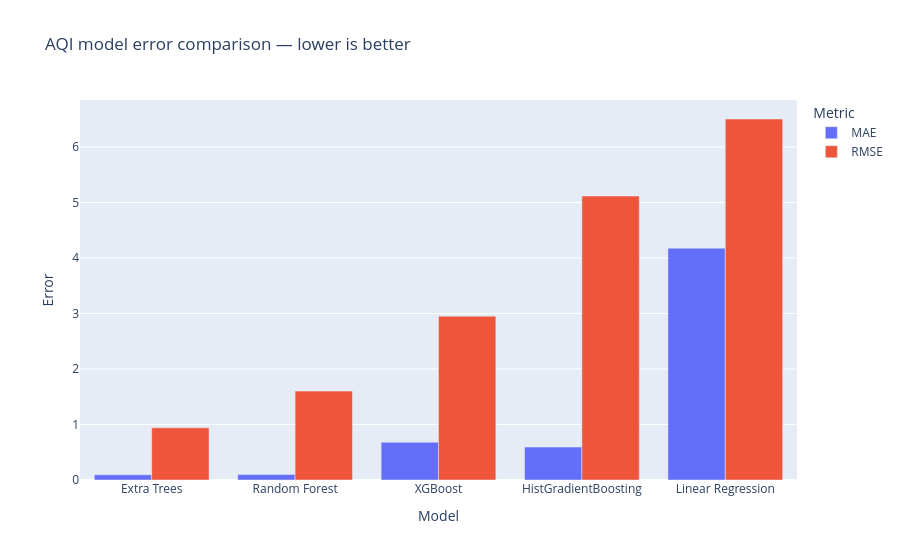
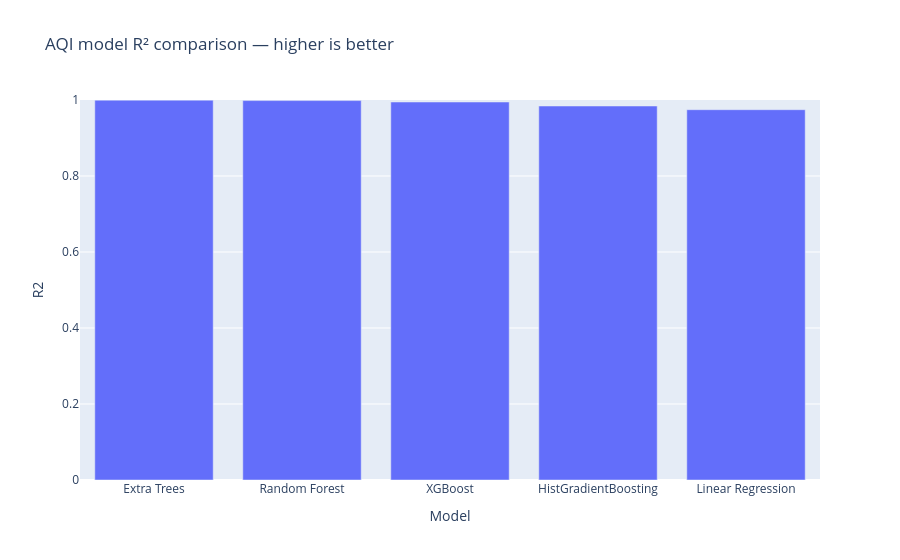

Notebook source saved alongside these figures, in order:
### Markdown cell above
## 6. AQI regression — train and compare models

### Code cell
aqi_clean = aqi.dropna(subset=["aqi value"]).copy()
X_aqi = aqi_clean[pollutants]
y_aqi = aqi_clean["aqi value"]
X_aqi_train, X_aqi_test, y_aqi_train, y_aqi_test = train_test_split(
    X_aqi, y_aqi, test_size=0.20, random_state=RANDOM_STATE
)

aqi_models = {
    "Linear Regression": LinearRegression(),
    "Random Forest": RandomForestRegressor(n_estimators=300, min_samples_leaf=2, random_state=RANDOM_STATE, n_jobs=-1),
    "Extra Trees": ExtraTreesRegressor(n_estimators=300, min_samples_leaf=2, random_state=RANDOM_STATE, n_jobs=-1),
    "HistGradientBoosting": HistGradientBoostingRegressor(random_state=RANDOM_STATE)
}
if XGBOOST_AVAILABLE:
    aqi_models["XGBoost"] = XGBRegressor(n_estimators=500, max_depth=5, learning_rate=0.04,
        subsample=0.9, colsample_bytree=0.9, objective="reg:squarederror", reg_lambda=1.0,
        random_state=RANDOM_STATE, n_jobs=-1)

aqi_fitted, aqi_rows, aqi_predictions = {}, [], {}
for name, estimator in aqi_models.items():
    pipe = Pipeline([("imputer", SimpleImputer(strategy="median")), ("model", estimator)])
    pipe.fit(X_aqi_train, y_aqi_train)
    pred = pipe.predict(X_aqi_test)
    aqi_fitted[name] = pipe
    aqi_predictions[name] = pred
    aqi_rows.append({"Model": name, "MAE": mean_absolute_error(y_aqi_test, pred),
                     "RMSE": mean_squared_error(y_aqi_test, pred) ** 0.5, "R2": r2_score(y_aqi_test, pred)})
aqI_scores = pd.DataFrame(aqi_rows).sort_values("RMSE")
display(aqI_scores.style.format({"MAE":"{:.3f}", "RMSE":"{:.3f}", "R2":"{:.4f}"}))
fig = px.bar(aqI_scores.melt(id_vars="Model", value_vars=["MAE", "RMSE"], var_name="Metric", value_name="Error"),
    x="Model", y="Error", color="Metric", barmode="group", title="AQI model error comparison — lower is better")
fig.show()
fig = px.bar(aqI_scores, x="Model", y="R2", title="AQI model R² comparison — higher is better", range_y=[0,1])
fig.show()

### Figure 1 — Plotly figure (JSON) as saved in the notebook; plotly's stock layout.template omitted (floating-point values rounded to 4 significant figures)
{"data": [{"alignmentgroup": "True", "hovertemplate": "Metric=MAE<br>Model=%{x}<br>Error=%{y}<extra></extra>", "legendgroup": "MAE", "marker": {"color": "#636efa", "pattern": {"shape": ""}}, "name": "MAE", "offsetgroup": "MAE", "orientation": "v", "showlegend": true, "textposition": "auto", "type": "bar", "x": ["Extra Trees", "Random Forest", "XGBoost", "HistGradientBoosting", "Linear Regression"], "xaxis": "x", "y": [0.09258, 0.1004, 0.6795, 0.5935, 4.177], "yaxis": "y"}, {"alignmentgroup": "True", "hovertemplate": "Metric=RMSE<br>Model=%{x}<br>Error=%{y}<extra></extra>", "legendgroup": "RMSE", "marker": {"color": "#EF553B", "pattern": {"shape": ""}}, "name": "RMSE", "offsetgroup": "RMSE", "orientation": "v", "showlegend": true, "textposition": "auto", "type": "bar", "x": ["Extra Trees", "Random Forest", "XGBoost", "HistGradientBoosting", "Linear Regression"], "xaxis": "x", "y": [0.941, 1.602, 2.952, 5.116, 6.504], "yaxis": "y"}], "layout": {"barmode": "group", "legend": {"title": {"text": "Metric"}, "tracegroupgap": 0}, "title": {"text": "AQI model error comparison — lower is better"}, "xaxis": {"anchor": "y", "domain": [0, 1], "title": {"text": "Model"}}, "yaxis": {"anchor": "x", "domain": [0, 1], "title": {"text": "Error"}}}}

### Figure 2 — Plotly figure (JSON) as saved in the notebook; plotly's stock layout.template omitted (floating-point values rounded to 4 significant figures)
{"data": [{"hovertemplate": "Model=%{x}<br>R2=%{y}<extra></extra>", "legendgroup": "", "marker": {"color": "#636efa", "pattern": {"shape": ""}}, "name": "", "orientation": "v", "showlegend": false, "textposition": "auto", "type": "bar", "x": ["Extra Trees", "Random Forest", "XGBoost", "HistGradientBoosting", "Linear Regression"], "xaxis": "x", "y": [0.9995, 0.9985, 0.9947, 0.9842, 0.9745], "yaxis": "y"}], "layout": {"barmode": "relative", "legend": {"tracegroupgap": 0}, "title": {"text": "AQI model R² comparison — higher is better"}, "xaxis": {"anchor": "y", "domain": [0, 1], "title": {"text": "Model"}}, "yaxis": {"anchor": "x", "domain": [0, 1], "range": [0, 1], "title": {"text": "R2"}}}}
